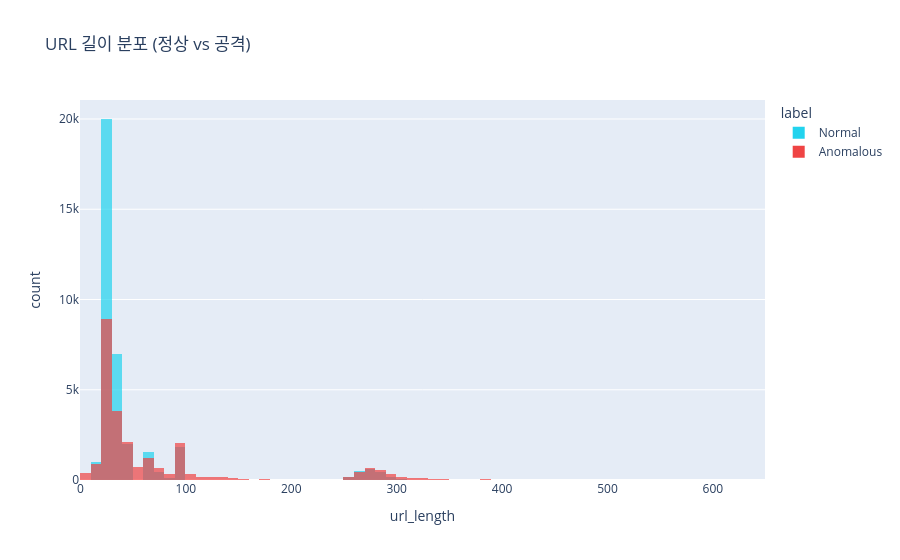

Notebook code for this chart:
### Code cell
# %% [3] URL 길이 히스토그램 (정상 vs 공격)
fig = px.histogram(
    df,
    x="url_length",
    color="label",
    title="URL 길이 분포 (정상 vs 공격)",
    barmode="overlay",
    opacity=0.7,
    nbins=100,
    color_discrete_map={"Normal": "#22d3ee", "Anomalous": "#ef4444"},
)
fig.show()

### Figure 1 — Plotly figure (JSON) as saved in the notebook; plotly's stock layout.template omitted (floating-point values rounded to 4 significant figures; data arrays with more than 128 entries replaced by an {"elided": "..."} marker saying what was removed)
{"data": [{"bingroup": "x", "hovertemplate": "label=Normal<br>url_length=%{x}<br>count=%{y}<extra></extra>", "legendgroup": "Normal", "marker": {"color": "#22d3ee", "opacity": 0.7, "pattern": {"shape": ""}}, "name": "Normal", "nbinsx": 100, "orientation": "v", "showlegend": true, "type": "histogram", "x": {"elided": "36000 int values"}, "xaxis": "x", "yaxis": "y"}, {"bingroup": "x", "hovertemplate": "label=Anomalous<br>url_length=%{x}<br>count=%{y}<extra></extra>", "legendgroup": "Anomalous", "marker": {"color": "#ef4444", "opacity": 0.7, "pattern": {"shape": ""}}, "name": "Anomalous", "nbinsx": 100, "orientation": "v", "showlegend": true, "type": "histogram", "x": {"elided": "25065 int values"}, "xaxis": "x", "yaxis": "y"}], "layout": {"barmode": "overlay", "legend": {"title": {"text": "label"}, "tracegroupgap": 0}, "title": {"text": "URL 길이 분포 (정상 vs 공격)"}, "xaxis": {"anchor": "y", "domain": [0, 1], "title": {"text": "url_length"}}, "yaxis": {"anchor": "x", "domain": [0, 1], "title": {"text": "count"}}}}
